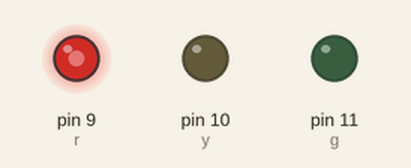
Simulated run of this sketch. Board: Arduino Uno, built with avr-gcc and run on an emulated ATmega328P. Shown: output pins drawn as LEDs (lit = HIGH).

Above: at 1.05 s.
At 6.5 s:
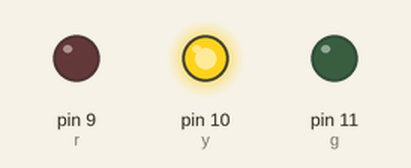
At 12.0 s:
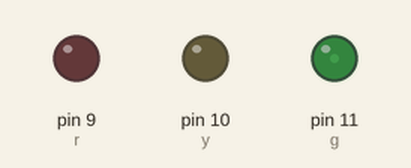
Timing chart, 0 to 15.3 s (numbered marks = the images above):
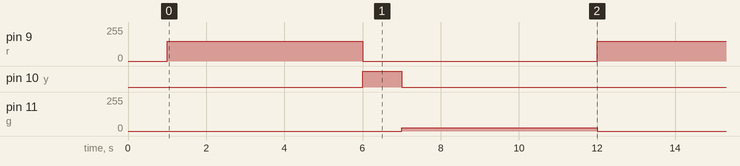

Measured:
- by itself, pin 9 (r): alternates 150/255 for 5.0 s and 0/255 for 6.0 s
- by itself, pin 10 (y): alternates HIGH for 1.0 s and LOW for 10.0 s
- by itself, pin 11 (g): alternates 25/255 for 5.0 s and 0/255 for 6.0 s

The sketch:

Control_Semaforo.ino
```cpp
const int r = 9;             //connect red led at pin 9
const int y = 10;           //connect yellow led at pin 10
const int g = 11;           //connect green led at pin 11
const int sec = 1000;       //seconds defined
int indice = 0;
void setup()
  {
    Serial.begin(9600);
    pinMode(r,OUTPUT);
    pinMode(y,OUTPUT);
    pinMode(g,OUTPUT);
    delay(sec);
  }

void loop()
    {
      //for (indice=10; indice<=250; indice=indice+10) {
        analogWrite(r,150) ;//analogWrite(r,80) ;
        delay(sec*5);
        analogWrite(r,0) ;
        digitalWrite(y,HIGH) ;
        delay(sec*1);
        digitalWrite(y,LOW) ;
        analogWrite(g,25) ;
        delay(sec*5);
        analogWrite(g,0) ;

        //Serial.print(indice);
        //Serial.print('\n');
        //delay(sec*5);
      //}

    }
```
